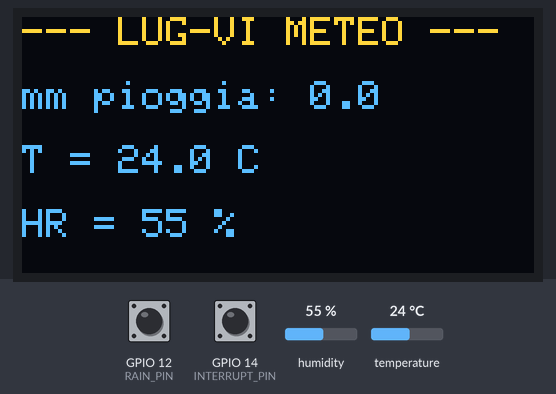
The sketch below on a simulated ESP8266 (NodeMCU). Parts: 128×64 one-colour display. The inputs (shaded band) are chosen by the test bench; at power-on: GPIO 12 (RAIN_PIN) HIGH, humidity 55 %, GPIO 14 (INTERRUPT_PIN) HIGH, temperature 24 °C. The OLED is the two-colour kind (top 16 rows yellow); WiFi joins after 1.5 s; servers stay silent unless stated; the display library's start-up logo is not drawn; no MQTT or app messages arrive unless stated; what the sketch prints to the serial monitor is not drawn.

Above: at 14.9 s.
15.0 s: GPIO 12 (RAIN_PIN) pulled LOW for 2.1 s
At 18.4 s:
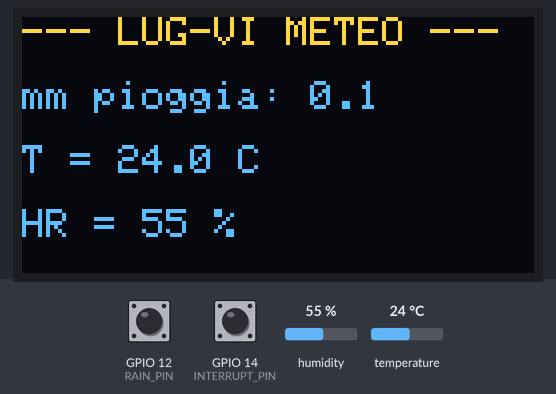
19.3 s: humidity set to 22 %
At 20.5 s:
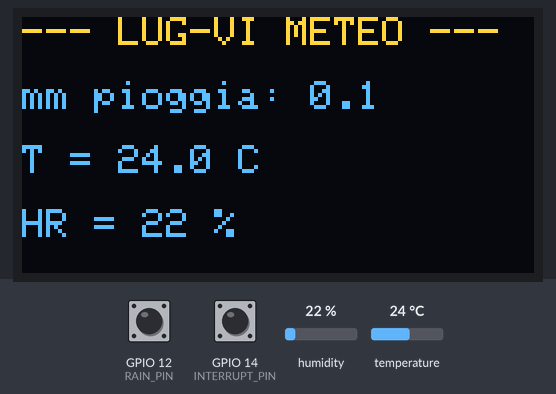
21.7 s: GPIO 14 (INTERRUPT_PIN) pulled LOW for 2.1 s
At 25.0 s:
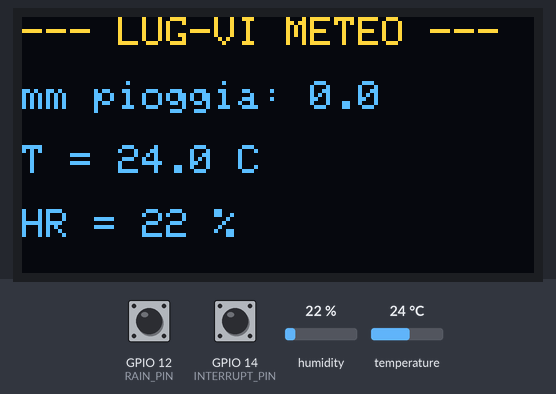
25.5 s: temperature set to 12 °C
At 27.1 s:
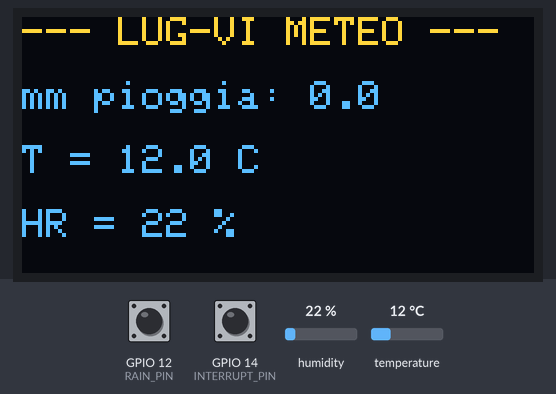
27.9 s: GPIO 12 (RAIN_PIN) pulled LOW for 2.1 s
At 31.3 s:
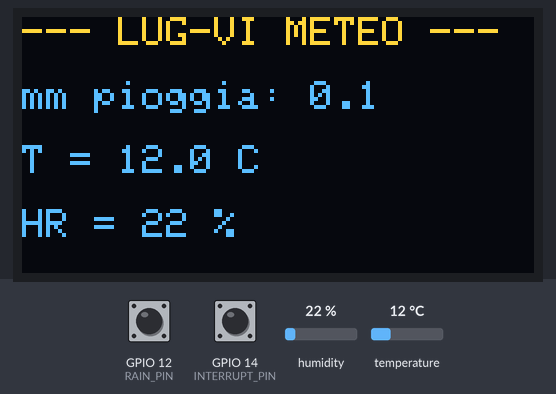
31.7 s: humidity set to 40 %
At 33.4 s:
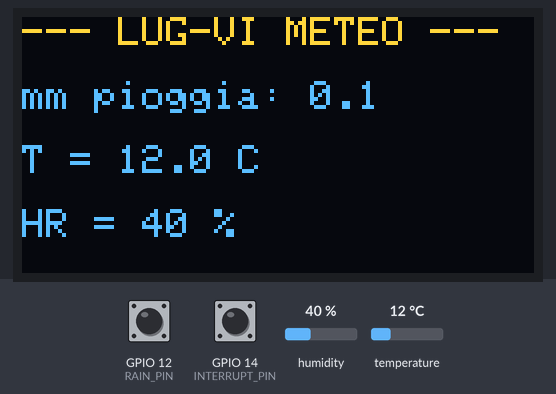
Timing chart, 0 to 34.9 s (numbered marks = the images above; inputs shaded):
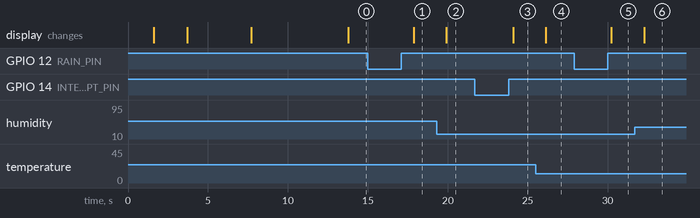

The sketch:

mqtt_connection_rain_11.ino
```cpp
/*
  TITOLO PROGETTO: pluviometro
  Test LCD 128x64 I2C
  DATA APERTURA: 2018-09-01
  DATA MODIFICA: 2018-09-29
  AUTORE: LUG-VI

  REVISION HISTORY:
  - V1.1 (2018-09-29):
    -inserimento sensore temperatura/umidita DHT11
    -lcd 128x64 su I2C
  - V1.0 (2018-09-14): Primo rilascio

  NOTE: Le librerie Adafruit per LCD sono state modificate


*/


#include "config_11.h"

#include <Ticker.h>
#include <PubSubClient.h>
#include <ESP8266WiFi.h>

#include <SPI.h>
#include <Wire.h>
#include <DHT.h>

#include <Adafruit_GFX.h>             // Versione 1.29 versioni superiori non funzionano
#include <Adafruit_SSD1306.h>         // Modificata


#define OLED_RESET LED_BUILTIN
Adafruit_SSD1306 display(OLED_RESET); // Creazione istanza display

#define DHTPIN 0                      // Digital PIN per connessione segnale DHT11
#define DHTTYPE DHT11                 // Tipo sensore
DHT dht(DHTPIN, DHTTYPE);             // Istanza oggetto DHT

#define SSD1306_LCDHEIGHT 64          //Definisce altezza LCD in pixel
#define LOGO16_GLCD_HEIGHT 16
#define LOGO16_GLCD_WIDTH  16

// ===============================
// variable declaration
// ===============================

// Variabili globali di test LCD
//float pioggia = 10.3;
float temperatura = 20.5;
float umidita = 85;

// Bitmap 64x64 con pinguino TUX
static const unsigned char PROGMEM Pinguino [] = {
0xff, 0xff, 0xff, 0xc0, 0x01, 0xff, 0xff, 0xff, 0xff, 0xff, 0xff, 0x80, 0x00, 0xff, 0xff, 0xff,
0xff, 0xff, 0xff, 0x00, 0x0c, 0xff, 0xff, 0xff, 0xff, 0xff, 0xff, 0x00, 0x0c, 0x7f, 0xff, 0xff,
0xff, 0xff, 0xff, 0x00, 0x00, 0x7f, 0xff, 0xff, 0xff, 0xff, 0xff, 0x00, 0x00, 0x3f, 0xff, 0xff,
0xff, 0xff, 0xff, 0x00, 0x00, 0x3f, 0xff, 0xff, 0xff, 0xff, 0xff, 0x00, 0x00, 0x3f, 0xff, 0xff,
0xff, 0xff, 0xff, 0x34, 0x78, 0x1f, 0xff, 0xff, 0xff, 0xff, 0xff, 0x78, 0xfc, 0x1f, 0xff, 0xff,
0xff, 0xff, 0xff, 0x78, 0xcc, 0x1f, 0xff, 0xff, 0xff, 0xff, 0xff, 0x5c, 0xc6, 0x1f, 0xff, 0xff,
0xff, 0xff, 0xff, 0x47, 0x86, 0x1f, 0xff, 0xff, 0xff, 0xff, 0xff, 0x40, 0x86, 0x1f, 0xff, 0xff,
0xff, 0xff, 0xff, 0x60, 0x0c, 0x1f, 0xff, 0xff, 0xff, 0xff, 0xff, 0x40, 0x06, 0x1f, 0xff, 0xff,
0xff, 0xff, 0xff, 0x80, 0x0a, 0x1f, 0xff, 0xff, 0xff, 0xff, 0xff, 0x80, 0x32, 0x0f, 0xff, 0xff,
0xff, 0xff, 0xff, 0xa0, 0xc2, 0x8f, 0xff, 0xff, 0xff, 0xff, 0xff, 0x5f, 0x0e, 0xe7, 0xff, 0xff,
0xff, 0xff, 0xff, 0x60, 0x1e, 0x67, 0xff, 0xff, 0xff, 0xff, 0xff, 0x78, 0x7f, 0x03, 0xff, 0xff,
0xff, 0xff, 0xfe, 0x7f, 0xff, 0x03, 0xff, 0xff, 0xff, 0xff, 0xfe, 0x7f, 0xff, 0x01, 0xff, 0xff,
0xff, 0xff, 0xf8, 0xff, 0xff, 0x80, 0xff, 0xff, 0xff, 0xff, 0xf8, 0xff, 0xff, 0x80, 0xff, 0xff,
0xff, 0xff, 0xf1, 0xff, 0xff, 0x80, 0x7f, 0xff, 0xff, 0xff, 0xe0, 0xff, 0xff, 0xc0, 0x3f, 0xff,
0xff, 0xff, 0xc0, 0xff, 0xff, 0xc0, 0x3f, 0xff, 0xff, 0xff, 0xc0, 0xff, 0xff, 0xe0, 0x1f, 0xff,
0xff, 0xff, 0x83, 0xff, 0xff, 0xe0, 0x1f, 0xff, 0xff, 0xff, 0x83, 0xff, 0xff, 0xe0, 0x0f, 0xff,
0xff, 0xff, 0x27, 0xff, 0xff, 0xf0, 0x07, 0xff, 0xff, 0xff, 0x0f, 0xff, 0xff, 0xf0, 0x87, 0xff,
0xff, 0xff, 0x4f, 0xff, 0xff, 0xf8, 0x83, 0xff, 0xff, 0xfe, 0x1f, 0xff, 0xff, 0xf8, 0x03, 0xff,
0xff, 0xfe, 0x9f, 0xff, 0xff, 0xf8, 0x03, 0xff, 0xff, 0xfe, 0x9f, 0xff, 0xff, 0xf8, 0x01, 0xff,
0xff, 0xfc, 0xbf, 0xff, 0xff, 0xf8, 0x01, 0xff, 0xff, 0xfc, 0x3f, 0xff, 0xff, 0xf8, 0x81, 0xff,
0xff, 0xfc, 0xbf, 0xff, 0xff, 0xf8, 0x81, 0xff, 0xff, 0xfc, 0x3f, 0xff, 0xff, 0xf8, 0x01, 0xff,
0xff, 0xfe, 0xff, 0xff, 0xff, 0xf8, 0x31, 0xff, 0xff, 0xfc, 0x7f, 0xff, 0xff, 0xfe, 0x0f, 0xff,
0xff, 0xf8, 0x3f, 0xff, 0xff, 0xc2, 0x0f, 0xff, 0xff, 0xf8, 0x17, 0xff, 0xff, 0xc2, 0x19, 0xff,
0xff, 0xf0, 0x1b, 0xff, 0xff, 0xc2, 0x31, 0xff, 0xff, 0xc0, 0x0d, 0xff, 0xff, 0xc3, 0xe1, 0xff,
0xfe, 0x00, 0x04, 0xff, 0xff, 0xc0, 0x00, 0xff, 0xfc, 0x00, 0x02, 0x3f, 0xff, 0xc0, 0x00, 0xff,
0xfc, 0x00, 0x01, 0x3f, 0xff, 0xc0, 0x00, 0x7f, 0xfe, 0x00, 0x01, 0x3f, 0xff, 0xc0, 0x00, 0x3f,
0xfe, 0x00, 0x00, 0x3f, 0xff, 0xc0, 0x00, 0x1f, 0xfe, 0x00, 0x00, 0xff, 0xff, 0xc0, 0x00, 0x0f,
0xfe, 0x00, 0x00, 0xff, 0xfe, 0x80, 0x00, 0x0f, 0xfe, 0x00, 0x00, 0x7f, 0xfc, 0x80, 0x00, 0x1f,
0xfc, 0x00, 0x00, 0x30, 0x00, 0x80, 0x00, 0xff, 0xfc, 0x00, 0x00, 0x10, 0x00, 0x80, 0x01, 0xff,
0xfe, 0x00, 0x00, 0x10, 0x00, 0x80, 0x07, 0xff, 0xff, 0x80, 0x00, 0x10, 0x00, 0x80, 0x0f, 0xff,
0xff, 0xf8, 0x00, 0x3f, 0xff, 0x80, 0x3f, 0xff, 0xff, 0xff, 0x00, 0x7f, 0xff, 0x80, 0x3f, 0xff,
0xff, 0xff, 0xc0, 0xff, 0xff, 0xc0, 0xff, 0xff, 0xff, 0xff, 0xfd, 0xff, 0xff, 0xf1, 0xff, 0xff
};


#if (SSD1306_LCDHEIGHT != 64)                               // msg al preprocessore se si usa libreria errata
#error("Height incorrect, please fix Adafruit_SSD1306.h!");
#endif


// Variabili globali pluviometro

const int       INTERRUPT_PIN  = 14;    // The pin connect the test button (D5)
const int       RAIN_PIN  = 12;        // The pin connect the tipping bucket sensor (D0)

volatile double RAIN_HEIGHT   = 0;     // variable for storing the rain_height
char*           topic;

volatile byte interrupt = 0;

// Initialize the Ethernet client object
WiFiClient espClient;
PubSubClient client(espClient);

Ticker timer;

// ===============================
// function declaration
// ==============================

/* Interrupt for counting the number of clicks of the rain gauge */
void rainInterrupt() {
  static unsigned long last_interrupt_time = 0;
  unsigned long interrupt_time = millis();
  //se interrupt sono a meno di 200ms , considero che sia un rimbalzo e ignoro
  if (interrupt_time - last_interrupt_time >100){
    RAIN_HEIGHT += BUCKETTIP_HEIGHT; // takes the current rain height and add the amount of the bucket
    Serial.print("Curent Rain Height Collected (mm): ");
    Serial.println(RAIN_HEIGHT);
  }
  last_interrupt_time = interrupt_time;
}

/* pushbutton to force sending data to the mqtt broker */
void pushButtonInterrupt() {
  interrupt++;
}

/* Interrupt timer for sending data to the mqtt broker */
void timerInterrupt(){
  interrupt++;
}

/* function to keep alive the connection with mqtt broker */
void reconnect() {
  // Loop until we're reconnected
  while (!client.connected()) {
    Serial.print("Attempting MQTT connection...");
    // Attempt to connect
    if (client.connect("arduinoClient")) {
      Serial.println("connected");
    }
      else {
      Serial.print("failed, rc=");
      Serial.print(client.state());
      Serial.println(" try again in 5 seconds");
      // Wait 5 seconds before retrying
      delay(5000);
    }
  }
}


/* function to read the data from the sensor and call the function to send the data to the mqtt broker
 *
void LeggieMandaDati(){
  //leggi il valore del sensore
  //float dato = scale.get_units();

  int peso = 75;

  InviaDati((float) peso);
}
*/


/* function to send the data to the mqtt broker */
void InviaDati(const char* topic, const char* id, float dato)
{
  char buffer[100];

  Serial.print( "Topic : [" );
  Serial.print( topic );
  Serial.print( "]; Sensore : [" );
  Serial.print( id );
  Serial.print( "]; Dato : [" );
  Serial.print( dato );
  Serial.print( "]   sending...-> " );

  //snprintf(buffer, 100, "{ \"rain\": %f }", dato);
  snprintf(buffer, 100, "%s%s;%5.2f",topic, id, dato);
  Serial.println( buffer );


 client.publish(topic, buffer);
}


//*****************************************************************
//Stampa su display i dati dei sensori
//*****************************************************************
void Print_Sensors(float rain, float temperature, float humidity) {

  String buf = "";                            // Raccoglie la variabile sensore trasformata in stringa

  display.setTextSize(1);                     // Impostazione dimensione Font ( 1 o 2 )
  display.setCursor(0,0);                     // Angolo in alto a sinistra
  display.setTextColor(WHITE);                // Possibile solo bianco, ma bisogna farlo
  display.println("--- LUG-VI METEO ---");
  display.println("");

  buf=String(rain,1);                         // Trasforma mm piogga in stringa con un decimale
  display.println("mm pioggia: " + buf);
  display.println("");

  buf=String(temperature,1);                  // Trasforma temperatura in stringa con un decimale
  display.println("T = " + buf + " C");
  display.println("");

  buf=String(humidity,0);                     // Trasforma umidità in stringa senza decimali
  display.println("HR = " + buf + " %");
  display.println("");

  display.display();                          // Mostra i dati e refresh LCD
  delay(2000);                                // Attesa 2s per successiva visualizzazione
  display.clearDisplay();

}

//*****************************************************************
//Lettura DHT11
//*****************************************************************
void Leggi_DHT11() {

  umidita = dht.readHumidity();                 // Lettura umidità
  temperatura = dht.readTemperature();          // Lettura temperatura

  if (isnan(umidita) || isnan(temperatura)) {
    //Serial.println("Errore lettura sensore DHT11");
    display.setTextSize(1);                     // Impostazione dimensione Font ( 1 o 2 )
    display.setCursor(0,0);                     // Angolo in alto a sinistra
    display.println("SENSOR DHT ERROR!");
    display.display();                          // Mostra i dati e refresh LCD
    delay(2000);                                // Attesa 1s per successiva visualizzazione
    display.clearDisplay();
    return;
  }

//  Solo per test
//  Serial.print("Humidity: ");
//  Serial.print(umidita);
//  Serial.print(" %\t");
//  Serial.print("Temperature: ");
//  Serial.print(temperatura);
//  Serial.println(" *C ");

}

// ===============================
// SETUP
// ===============================

void setup() {

  pinMode(BUILTIN_LED, OUTPUT);
  digitalWrite(BUILTIN_LED, HIGH); // internal LED is switched on when low - so we have to switch it off/
  //serial inizialization

  Serial.begin(115200);
  Serial.setTimeout(2000);
  while(!Serial) { } // Wait for serial to initialize.
  Serial.println("Device Started");

//WiFi inizialization
  //client.wifiConnection(WIFI_SSID, WIFI_PASS);
  delay(10);

// We start by connecting to a WiFi network
  Serial.println();
  Serial.print("Connecting to ");
  Serial.println(WIFI_SSID);
  WiFi.begin(WIFI_SSID, WIFI_PASS);
  while (WiFi.status() != WL_CONNECTED)
    {
      delay(500);
      Serial.print(".");
    }
  Serial.println("");
  Serial.println("WiFi connected");
  Serial.println("IP address: ");
  Serial.println(WiFi.localIP());

//inizializzazione collegamento al broker MQTT

  delay(100);
  client.setServer(MOSQUITTO_HOST, 1883);

// setup degli interrupt per il pluviometro

  pinMode(RAIN_PIN, INPUT_PULLUP); // Set the interrupt pin for the reed/hall effect with pull up
  attachInterrupt(digitalPinToInterrupt(RAIN_PIN), rainInterrupt, RISING);  // Attach the interrupt at rising slope.

  pinMode(INTERRUPT_PIN, INPUT_PULLUP); // Set the interrupt pin for the pushbutton (optional)
  attachInterrupt(digitalPinToInterrupt(INTERRUPT_PIN), pushButtonInterrupt, RISING);  // Attach the interrupt.

  timer.attach(UPDATE_RATE, timerInterrupt);

// inizializzazione display

  display.begin(SSD1306_SWITCHCAPVCC, 0x3C);  // Init oggetto display con indirizzo 0x3C
  dht.begin();

  display.display();
  delay(2000);

  display.clearDisplay();                     // Pulisce LCD

  display.setTextSize(2);                     // Impostazione dimensione Font ( 1 o 2 )
  display.setTextColor(WHITE);                // Possibile solo bianco, ma bisogna farlo
  display.setCursor(0,0);                     // Angolo alto a sinistra

  display.println(" LINUX DAY");              // Splash iniziale
  display.println("    2018  ");
  display.display();                          // Refresh display
  delay(4000);
  display.clearDisplay();

  display.drawBitmap( 32, 0,Pinguino, 64, 64, 1);   // Stampo bmp Pinguino
  display.display();
  delay(6000);
  display.clearDisplay();


}


void loop() {


    Leggi_DHT11();                                  // Modifica variabili globali
    Print_Sensors(RAIN_HEIGHT, temperatura, umidita);


    if(interrupt>0){
      if ( !client.connected() ) {
      reconnect();
      }

    InviaDati((const char*)TOPIC_temp, (const char*)SENSOR_ID_temp, (float) temperatura);
    InviaDati((const char*)TOPIC_hygro, (const char*)SENSOR_ID_hygro, (float) umidita);
    InviaDati((const char*)TOPIC_pluvio, (const char*)SENSOR_ID_pluvio, (float) RAIN_HEIGHT);
    RAIN_HEIGHT = 0;  //reset the rain height
    interrupt=0;
    }
 }
```

config_11.h
```cpp
const String    CHANNEL_ID    = "XXXXXXXXXXXXXX"; // The Readiness.io channel ID
const char*     SENSOR_ID_temp     = "101";
const char*     SENSOR_ID_hygro     = "201";
const char*     SENSOR_ID_pluvio    = "301";
//const String  TOPIC         = "sensors/rain/"; // The type of sensor or name of the data your sending
const char*     TOPIC_temp         = "sensors/temp/";
const char*     TOPIC_hygro         = "sensors/hygro/";
const char*     TOPIC_pluvio         = "sensors/pluvio/";
const String    VERSION       = "1";
const String    FORMAT        = "";

const char* MOSQUITTO_HOST="192.168.20.21";

/*
const char*     WIFI_SSID     = "LugVi"; // Your WiFi SSID / name
const char*     WIFI_PASS     = ""; // Your WiFi password
*/

const char* WIFI_SSID = "LUGVI_DEMO";
const char* WIFI_PASS = "";

const uint16_t  UPDATE_RATE   = 120; // How long to wait between sending data back (in seconds)
const uint8_t   TIMEZONE_OFFSET = 10; // The timezone the sensor is located in (eg. 10 for GMT)

const double    BUCKETTIP_HEIGHT = 0.1;    // Don't forget to change this for your own tipping bucket.
                                             // The height of rain collected by a single bucket tip (in millimietre)
                                            // determined by the volume of water collection in a single bucket tip (mL
                                            // divided by the collection area
```

Measured:
- after the input at 15.0 s, the display: changes after 2.9 s (image 1)
- after the input at 19.3 s, the display: changes after 0.62 s (image 2)
- after the input at 21.7 s, the display: changes after 2.4 s (image 3)
- after the input at 25.5 s, the display: changes after 0.63 s (image 4)
- after the input at 27.9 s, the display: changes after 2.3 s (image 5)
- after the input at 31.7 s, the display: changes after 0.58 s (image 6)
